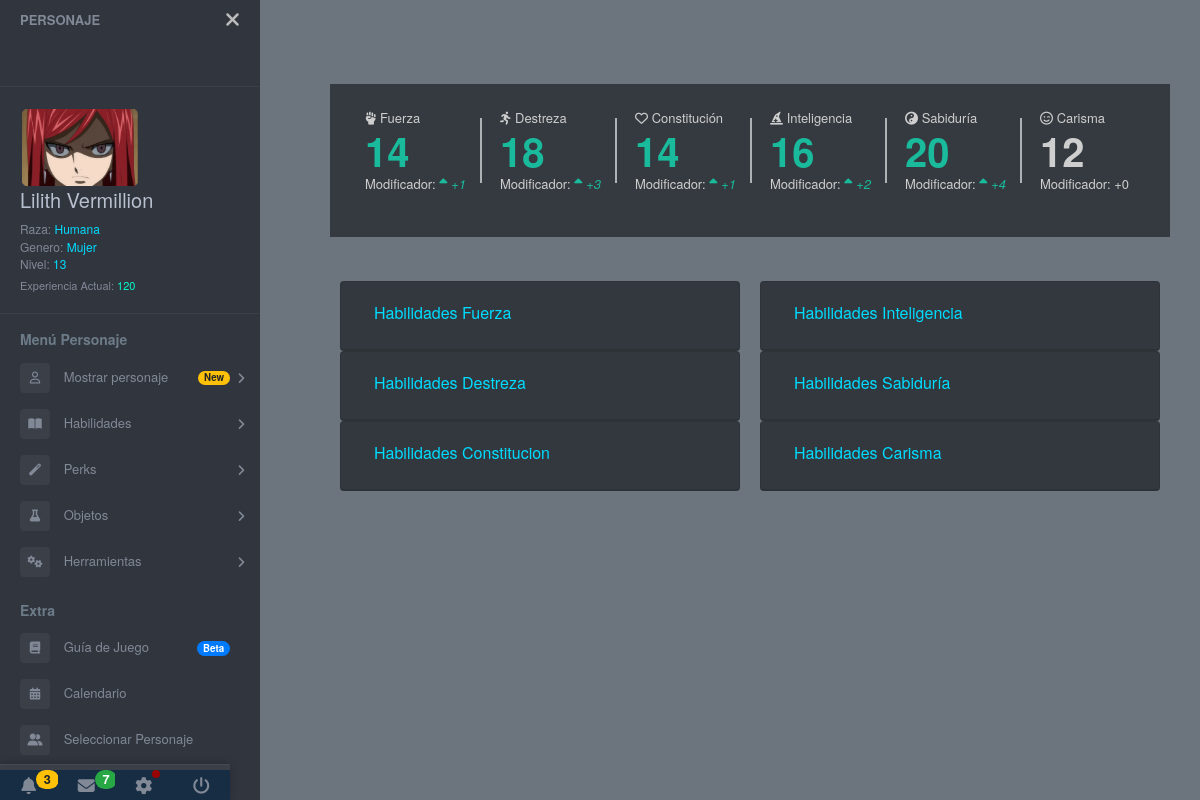
The page /core/showCharacter.php?actualCharacterId=1 (signed in) on the database its author committed.
### tables this page shows
CREATE TABLE `characterpj` (
  `id` int(10) NOT NULL,
  `name` varchar(255) NOT NULL,
  `raze` varchar(255) NOT NULL,
  `gender` varchar(255) DEFAULT NULL,
  `level` int(10) NOT NULL,
  `actualExperience` int(20) NOT NULL,
  `cthulhuKnowledge` int(10) NOT NULL,
  `inspiration` int(10) NOT NULL,
  `actualStress` int(10) NOT NULL,
  `strengthBase` int(10) NOT NULL,
  `dexterityBase` int(10) NOT NULL,
  `constitutionBase` int(10) NOT NULL,
  `inteligenceBase` int(10) NOT NULL,
  `wisdomBase` int(10) NOT NULL,
  `charismaBase` int(10) NOT NULL,
  `velocityBase` int(10) NOT NULL,
  `biography` text DEFAULT NULL,
  `createDate` date DEFAULT NULL,
  `updateDate` date DEFAULT NULL,
  `deleteDate` date DEFAULT NULL,
  `idUser` int(11) DEFAULT NULL
);

### models/characterDAO.php (called while the page is built, shortened)
<?php
class characterDAO
{
    var $id;
    var $mysqli;
    function __construct()
    {
        include_once 'accesDB.php';
        $this->mysqli = ConnectDB();
    }
    function getCharacter (){
        $sql = "SELECT * from characterpj WHERE id=$this->id";
        $toRet = $this->mysqli->query($sql);
        return mysqli_fetch_assoc($toRet);
    }
    function getPerks(){
        $sql = "SELECT * FROM charactersPerk WHERE idUser=$this->id";
        $resultado = mysqli_query($this->mysqli, $sql);
        if($resultado){
            return $resultado;
        }
        return "Error";
    }
    function setId($id){
        $this->id = $id;
    }
}

### models/accesDB.php (called while the page is built)
<?php
function ConnectDB()
{
    $mysqli = new mysqli("localhost","userDNC","userDNC","dungeonscthulhu");
	if ($mysqli->connect_errno) {
        echo "Can´t access to DB";
        return false;
	}
	else{
        $mysqli->set_charset("utf8");
		return $mysqli;
	}
}
?>

### core/functions/dice.php (called while the page is built, shortened)
<?php
function calculateModify($data)
{
    $modifier = 0;
    $modifierArray = [
        0,
        0,
        0,
        0,
        0,
        0,
    ];
    $array = [
        $data["strengthBase"],
        $data["dexterityBase"],
        $data["constitutionBase"],
        $data["inteligenceBase"],
        $data["wisdomBase"],
        $data["charismaBase"],
    ];
    $j = 0;
    foreach ($array as $attribute) {
        if ($attribute < 12) {
            $modifier = ceil(($attribute - 13) / 2) * 2;
        } else {
            $modifier = ($attribute - 12) / 2;
        }
        $modifierArray[$j] = floor($modifier)<0? strval(floor($modifier)):"+".strval(floor($modifier));
        $j++;
    }
return $modifierArray;
}
function calculatePerkAttribute($dataPj,$dataPerk)
{
    foreach($dataPerk as $attribute)
    {
        if($attribute["type"] == "Atribute"){
            if($attribute["description"] == "Destreza"){
                $dataPj["dexterityBase"]++;
            }
            if($attribute["description"] == "Sabiduría"){
                $dataPj["wisdomBase"]++;
            }
        }
    }
    return $dataPj;
}

### view/showCharacter.php (the view, shortened to what this page needs)
<link href="../resources/css/custom.min.css" rel="stylesheet">
<div class="row my-4">
    <div class="tile_count col-xl-12 py-4 bg-dark text-molon">
        <div class="col-xl-2 col-lg-2 col-md-4 col-sm-4 tile_stats_count">
            <span class="count_top"><i class="fas fa-fist-raised"></i> Fuerza</span>
            <div class="count <?php if ($data["strengthBase"] > 12) {
                                    echo "green";
                                } else {
                                    if ($data["strengthBase"] < 12) {
                                        echo "red";
                                    } else {
                                        echo "gray";
                                    }
                                } ?>"><?php echo $data["strengthBase"]; ?></div>
            <span class="count_bottom">Modificador:
                <?php
                if ($modifierArray[0] > 0) {
                    echo '<i class="green">
                    <i class="fa fa-sort-asc"></i>' . $modifierArray[0] .
                        '</i>';
                }
                ?>
            </span>
        </div>
        <div class="col-xl-2 col-lg-2 col-md-4 col-sm-4 tile_stats_count">
            <span class="count_top"><i class="fas fa-running"></i> Destreza</span>
            <div class="count <?php if ($data["dexterityBase"] > 12) {
                                    echo "green";
                                } else {
                                    if ($data["dexterityBase"] < 12) {
                                        echo "red";
                                    } else {
                                        echo "gray";
                                    }
                                } ?>"><?php echo $data["dexterityBase"]; ?></div>
            <span class="count_bottom">Modificador:
                <?php
                if ($modifierArray[1] > 0) {
                    echo '<i class="green">
                    <i class="fa fa-sort-asc"></i>' . $modifierArray[1] .
                        '</i>';
                }
                ?>
            </span>
        </div>
        <div class="col-xl-2 col-lg-2 col-md-4 col-sm-4 tile_stats_count">
            <span class="count_top"><i class="far fa-heart"></i> Constitución</span>
            <div class="count <?php if ($data["constitutionBase"] > 12) {
                                    echo "green";
                                } else {
                                    if ($data["constitutionBase"] < 12) {
                                        echo "red";
                                    } else {
                                        echo "gray";
                                    }
                                } ?>"><?php echo $data["constitutionBase"]; ?></div>
            <span class="count_bottom">Modificador:
                <?php
                if ($modifierArray[2] > 0) {
                    echo '<i class="green">
                    <i class="fa fa-sort-asc"></i>' . $modifierArray[2] .
                        '</i>';
                }
                ?>
            </span>
        </div>
        <div class="col-xl-2 col-lg-2 col-md-4 col-sm-4 tile_stats_count">
            <span class="count_top"><i class="fas fa-hat-wizard"></i> Inteligencia</span>
            <div class="count <?php if ($data["inteligenceBase"] > 12) {
                                    echo "green";
                                } else {
                                    if ($data["inteligenceBase"] < 12) {
                                        echo "red";
                                    } else {
                                        echo "gray";
                                    }
                                } ?>"><?php echo $data["inteligenceBase"]; ?></div>
            <span class="count_bottom">Modificador:
                <?php
                if ($modifierArray[3] > 0) {
                    echo '<i class="green">
                    <i class="fa fa-sort-asc"></i>' . $modifierArray[3] .
                        '</i>';
                }
                ?>
            </span>
        </div>
        <div class="col-xl-2 col-lg-2 col-md-4 col-sm-4 tile_stats_count">
            <span class="count_top"><i class="fas fa-yin-yang"></i> Sabiduría</span>
            <div class="count <?php if ($data["wisdomBase"] > 12) {
                                    echo "green";
                                } else {
                                    if ($data["wisdomBase"] < 12) {
                                        echo "red";
                                    } else {
                                        echo "gray";
                                    }
                                } ?>"><?php echo $data["wisdomBase"]; ?></div>
            <span class="count_bottom">Modificador:
                <?php
                if ($modifierArray[4] > 0) {
                    echo '<i class="green">
                    <i class="fa fa-sort-asc"></i>' . $modifierArray[4] .
                        '</i>';
                }
                ?>
            </span>
        </div>
        <div class="col-xl-2 col-lg-2 col-md-4 col-sm-4 tile_stats_count">
            <span class="count_top"><i class="far fa-smile-wink"></i> Carisma</span>
            <div class="count <?php if ($data["charismaBase"] > 12) {
                                    echo "green";
                                } else {
                                    if ($data["charismaBase"] < 12) {
                                        echo "red";
                                    } else {
                                        echo "gray";
                                    }
                                } ?>"><?php echo $data["charismaBase"]; ?></div>
            <span class="count_bottom">Modificador:
                <?php
                if ($modifierArray[5] > 0) {
                    echo '<i class="green">
                    <i class="fa fa-sort-asc"></i>' . $modifierArray[5] .
                        '</i>';
                } else {
                    if ($modifierArray[5] < 0) {
                        echo '<i class="red">
                        <i class="fa fa-sort-desc"></i>' . $modifierArray[5] .
                            '</i>';
                    } else {
                        echo $modifierArray[5] .
                            '</i>';
                    }
                }
                ?>
            </span>
        </div>
    </div>
</div>
<div class="col-xl-12 container">
    <div class="row">
        <div class="col-xl-6 col-md-12" id="accordion">
            <div class="card bg-dark">
                <div class="card-header" id="headingOne">
                    <h5 class="mb-0">
                        <button class="btn btn-link" data-toggle="collapse" data-target="#collapseOne" aria-expanded="false" aria-controls="collapseOne">
                            Habilidades Fuerza
                        </button>
                    </h5>
                </div>
            </div>
            <div class="card bg-dark">
                <div class="card-header" id="headingTwo">
                    <h5 class="mb-0">
                        <button class="btn btn-link" data-toggle="collapse" data-target="#collapseTwo" aria-expanded="false" aria-controls="collapseTwo">
                            Habilidades Destreza
                        </button>
                    </h5>
                </div>
            </div>
            <div class="card bg-dark">
                <div class="card-header" id="headingThree">
                    <h5 class="mb-0">
                        <button class="btn btn-link" data-toggle="collapse" data-target="#collapseThree" aria-expanded="false" aria-controls="collapseThree">
                            Habilidades Constitucion
                        </button>
                    </h5>
                </div>
            </div>
        </div>
        <div class="col-xl-6 col-md-12" id="accordion">
            <div class="card bg-dark">
                <div class="card-header" id="headingFour">
                    <h5 class="mb-0">
                        <button class="btn btn-link" data-toggle="collapse" data-target="#collapseFour" aria-expanded="false" aria-controls="collapseFour">
                            Habilidades Inteligencia
                        </button>
                    </h5>
                </div>
            </div>
            <div class="card bg-dark">
                <div class="card-header" id="headingFive">
                    <h5 class="mb-0">
                        <button class="btn btn-link" data-toggle="collapse" data-target="#collapseFive" aria-expanded="false" aria-controls="collapseFive">
                            Habilidades Sabiduría
                        </button>
                    </h5>
                </div>
            </div>
            <div class="card bg-dark">
                <div class="card-header" id="headingSix">
                    <h5 class="mb-0">
                        <button class="btn btn-link" data-toggle="collapse" data-target="#collapseSix" aria-expanded="false" aria-controls="collapseSix">
                            Habilidades Carisma
                        </button>
                    </h5>
                </div>
            </div>
        </div>
    </div>
</div>

### resources/css/lateralBar.css (style rules this page uses)
body { font-size: 0.9rem; }

### resources/css/core.css (style rules this page uses)
body, html { height: 100%; }

### rows shown on the page
characterpj: strengthBase "14", wisdomBase "18", constitutionBase "14", inteligenceBase "16", charismaBase "12"

### other values the page prints
$_SESSION["actualCharacterName"] "Lilith Vermillion"
$_SESSION["actualCharacterRaze"] "Humana"
$_SESSION["actualCharacterGender"] "Mujer"
$_SESSION["actualCharacterLvl"] "13"
$_SESSION["actualCharacterExp"] "120"
$modifierArray[0] "+1"
$modifierArray[1] "+3"
$modifierArray[2] "+1"
$modifierArray[3] "+2"
$data["wisdomBase"] "20"
$modifierArray[4] "+4"
$modifierArray[5] "+0"
